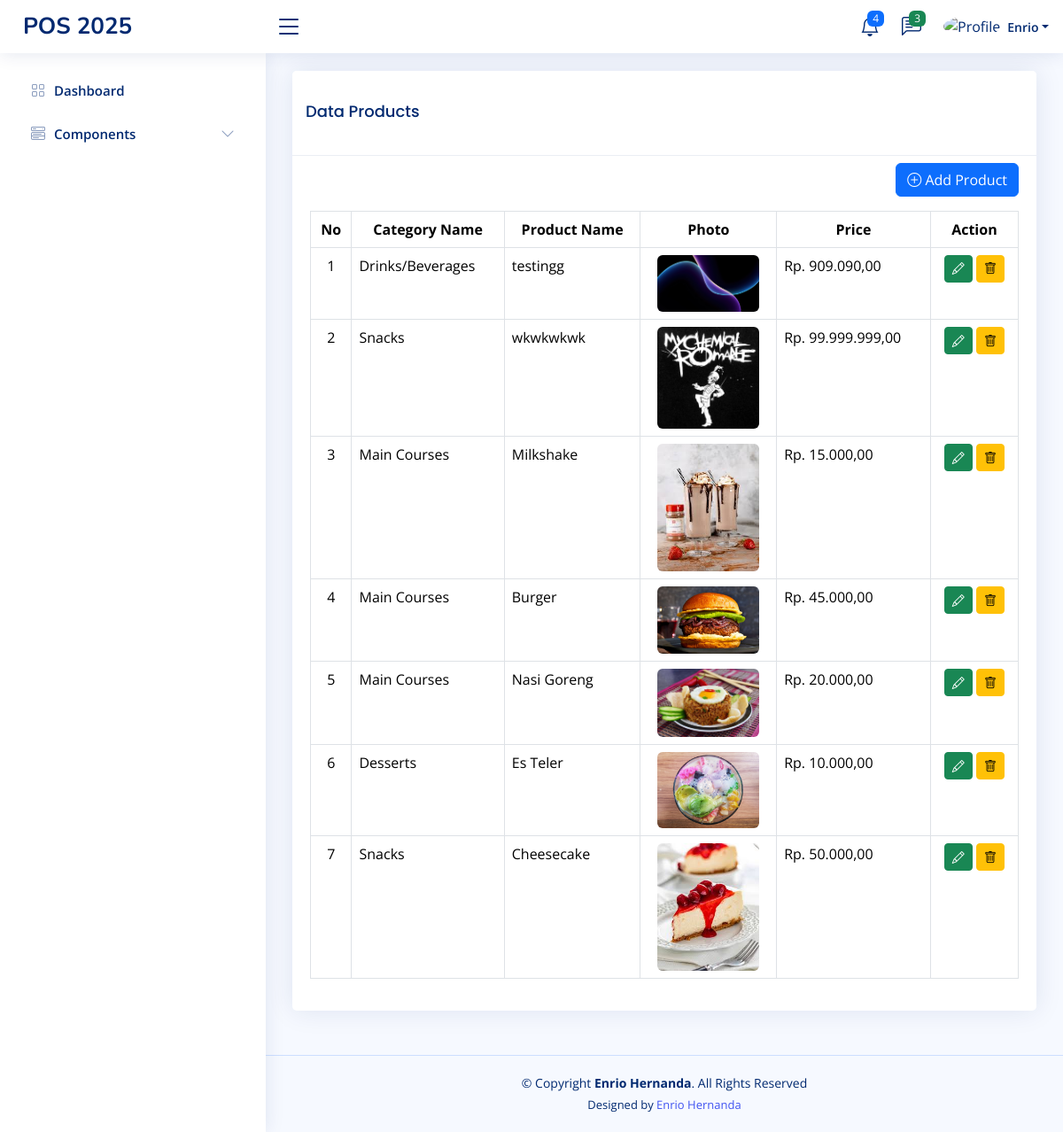
The app's page /home.php?page=product (signed in) with its own data.
### tables this page shows
CREATE TABLE `products` (
  `id` int(11) NOT NULL,
  `category_id` int(11) DEFAULT NULL,
  `product_name` varchar(35) DEFAULT NULL,
  `product_photo` varchar(255) DEFAULT NULL,
  `product_price` decimal(10,2) DEFAULT NULL,
  `product_description` text DEFAULT NULL,
  `is_active` tinyint(1) DEFAULT 0,
  `created_at` timestamp NULL DEFAULT current_timestamp(),
  `updated_at` timestamp NULL DEFAULT current_timestamp()
);

CREATE TABLE `categories` (
  `id` int(11) NOT NULL,
  `category_name` varchar(35) NOT NULL,
  `created_at` timestamp NOT NULL DEFAULT current_timestamp(),
  `updated_at` timestamp NOT NULL DEFAULT current_timestamp()
);

### pages/product.php (the view, shortened to what this page needs)
<?php
$q_products = mysqli_query($koneksi, "SELECT p.*, c.category_name AS c_name FROM products AS p LEFT JOIN categories AS c ON p.category_id = c.id ORDER BY p.id DESC");
$products = mysqli_fetch_all($q_products, MYSQLI_ASSOC);
?>
<body>
    <div class="row">
        <div class="col-sm-12">
            <div class="card">
                <div class="card-header">
                    <h3 class="card-title">Data Products</h3>
                </div>
                <div class="card-body">
                    <div class="d-flex justify-content-end mb-3 mt-2">
                        <a class="btn btn-primary" href="?page=tambah-product"><i class="bi bi-plus-circle"></i> Add
                            Product</a>
                    </div>
                    <table class="table table-bordered">
                        <tr class="text-center">
                            <th>No</th>
                            <th>Category Name</th>
                            <th>Product Name</th>
                            <th>Photo</th>
                            <th>Price</th>
                            <th>Action</th>
                        </tr>
                        <?php foreach ($products as $key => $v) {
                        ?>
                            <tr>
                                <td class="text-center"><?php echo $key + 1 ?></td>
                                <td><?php echo $v['c_name'] ?></td>
                                <td><?php echo $v['product_name'] ?></td>
                                <td class="text-center">
                                    <img class="rounded" src="<?php echo $v['product_photo'] ?>" width="115" alt="">
                                </td>
                                <td>Rp. <?php echo number_format($v['product_price'], 2, ',', '.') ?></td>
                                <td class="text-center">
                                    <a href="?page=tambah-product&edit=<?php echo $v['id'] ?>"
                                        class="btn btn-success btn-sm"><i class="bi bi-pencil"></i></a>
                                    <a href="?page=product&delete=<?php echo $v['id'] ?>"
                                        onclick="return confirm('Are you sure you want to delete this data?')"
                                        class="btn btn-warning btn-sm"><i class="bi bi-trash"></i></a>
                                </td>
                            </tr>
                        <?php
                        }
                        ?>
                    </table>
                </div>
            </div>
        </div>
    </div>
</body>

### home.php (shortened to what this page needs)
<!DOCTYPE html>
<html lang="en">
<head>
    <link href="assets/vendor/bootstrap/css/bootstrap.min.css" rel="stylesheet">
    <link href="assets/vendor/bootstrap-icons/bootstrap-icons.css" rel="stylesheet">
    <link href="assets/vendor/boxicons/css/boxicons.min.css" rel="stylesheet">
    <link href="assets/vendor/quill/quill.snow.css" rel="stylesheet">
    <link href="assets/vendor/quill/quill.bubble.css" rel="stylesheet">
    <link href="assets/vendor/remixicon/remixicon.css" rel="stylesheet">
    <link href="assets/vendor/simple-datatables/style.css" rel="stylesheet">
    <link href="assets/css/style.css" rel="stylesheet">
</head>
<body>
    <?php include 'inc/header.php' ?>
    <?php include 'inc/sidebar.php' ?>
    <main id="main" class="main">
        <?php
        if (isset($_GET['page'])) {
            if (file_exists('pages/' . $_GET['page'] . '.php')) {
                include 'pages/' . $_GET['page'] . '.php';
            } else {
                echo "<h1>Halaman Tidak Ditemukan</h1>";
            }
        } else {
            include 'pages/dashboard.php';
        }
        ?>
    </main>
    <footer id="footer" class="footer">
        <div class="copyright">
            &copy; Copyright <strong><span>Enrio Hernanda</span></strong>. All Rights Reserved
        </div>
        <div class="credits">
            Designed by <a href="https://bootstrapmade.com/">Enrio Hernanda</a>
        </div>
    </footer>
</body>
</html>

### inc/header.php (shortened to what this page needs)
<header id="header" class="header fixed-top d-flex align-items-center">
    <div class="d-flex align-items-center justify-content-between">
        <a href="?page=dashboard" class="logo d-flex align-items-center">
            <span class="d-none d-lg-block">POS 2025</span>
        </a>
        <i class="bi bi-list toggle-sidebar-btn"></i>
    </div>
    <nav class="header-nav ms-auto">
        <ul class="d-flex align-items-center">
            <li class="nav-item dropdown">
                <a class="nav-link nav-icon" href="#" data-bs-toggle="dropdown">
                    <i class="bi bi-bell"></i>
                    <span class="badge bg-primary badge-number">4</span>
                </a>
            </li>
            <li class="nav-item dropdown">
                <a class="nav-link nav-icon" href="#" data-bs-toggle="dropdown">
                    <i class="bi bi-chat-left-text"></i>
                    <span class="badge bg-success badge-number">3</span>
                </a>
            </li>
            <li class="nav-item dropdown pe-3">
                <a class="nav-link nav-profile d-flex align-items-center pe-0" href="#" data-bs-toggle="dropdown">
                    <img src="assets/img/profile-img.jpg" alt="Profile" class="rounded-circle">
                    <span class="d-none d-md-block dropdown-toggle ps-2"><?php echo $_SESSION['NAME'] ?? '' ?></span>
                </a>
            </li>
        </ul>
    </nav>
</header>

### inc/sidebar.php (shortened to what this page needs)
<aside id="sidebar" class="sidebar">
    <ul class="sidebar-nav" id="sidebar-nav">
        <li class="nav-item">
            <a class="nav-link collapsed" href="?page=dashboard">
                <i class="bi bi-grid"></i>
                <span>Dashboard</span>
            </a>
        </li>
        <li class="nav-item">
            <a class="nav-link collapsed" data-bs-target="#components-nav" data-bs-toggle="collapse" href="#">
                <i class="bi bi-menu-button-wide"></i><span>Components</span><i class="bi bi-chevron-down ms-auto"></i>
            </a>
        </li>
    </ul>
</aside>

### assets/css/style.css (style rules this page uses)
:root { scroll-behavior: smooth; }
body { font-family: "Open Sans", sans-serif; background: #f6f9ff; color: #444444; }
a { color: #4154f1; text-decoration: none; }
h1, h2, h3, h4, h5, h6 { font-family: "Nunito", sans-serif; }
#main { margin-top: 60px; padding: 20px 30px; transition: all 0.3s; }
.card { margin-bottom: 30px; border: none; border-radius: 5px; box-shadow: 0px 0 30px rgba(1, 41, 112, 0.1); }
.card-header, .card-footer { border-color: #ebeef4; background-color: #fff; color: #798eb3; padding: 15px; }
.card-title { padding: 20px 0 15px 0; font-size: 18px; font-weight: 500; color: #012970; font-family: "Poppins", sans-serif; }
.card-body { padding: 0 20px 20px 20px; }
.logo { line-height: 1; }
@media (min-width: 1200px) { .logo { width: 280px; } }
.logo span { font-size: 26px; font-weight: 700; color: #012970; font-family: "Nunito", sans-serif; }
.header { transition: all 0.5s; z-index: 997; height: 60px; box-shadow: 0px 2px 20px rgba(1, 41, 112, 0.1); background-color: #fff; padding-left: 20px; }
.header .toggle-sidebar-btn { font-size: 32px; padding-left: 10px; cursor: pointer; color: #012970; }
.header-nav ul { list-style: none; }
.header-nav>ul { margin: 0; padding: 0; }
.header-nav .nav-icon { font-size: 22px; color: #012970; margin-right: 25px; position: relative; }
.header-nav .nav-profile { color: #012970; }
.header-nav .nav-profile img { max-height: 36px; }
.header-nav .nav-profile span { font-size: 14px; font-weight: 600; }
.header-nav .badge-number { position: absolute; inset: -2px -5px auto auto; font-weight: normal; font-size: 12px; padding: 3px 6px; }
.sidebar { position: fixed; top: 60px; left: 0; bottom: 0; width: 300px; z-index: 996; transition: all 0.3s; padding: 20px; overflow-y: auto; scrollbar-width: thin; scrollbar-color: #aab7cf transparent; box-shadow: 0px 0px 20px rgba(1, 41, 112, 0.1); background-color: #fff; }
@media (min-width: 1200px) { #main, #footer { margin-left: 300px; } }
.sidebar-nav { padding: 0; margin: 0; list-style: none; }
.sidebar-nav li { padding: 0; margin: 0; list-style: none; }
.sidebar-nav .nav-item { margin-bottom: 5px; }
.sidebar-nav .nav-link { display: flex; align-items: center; font-size: 15px; font-weight: 600; color: #4154f1; transition: 0.3; background: #f6f9ff; padding: 10px 15px; border-radius: 4px; }
.sidebar-nav .nav-link i { font-size: 16px; margin-right: 10px; color: #4154f1; }
.sidebar-nav .nav-link.collapsed { color: #012970; background: #fff; }
.sidebar-nav .nav-link.collapsed i { color: #899bbd; }
.sidebar-nav .nav-link .bi-chevron-down { margin-right: 0; transition: transform 0.2s ease-in-out; }
.footer { padding: 20px 0; font-size: 14px; transition: all 0.3s; border-top: 1px solid #cddfff; }
.footer .copyright { text-align: center; color: #012970; }
.footer .credits { padding-top: 5px; text-align: center; font-size: 13px; color: #012970; }

### records on screen
products: category.category_name "Drinks/Beverages", product_name "testingg", product_photo (picture), product_price "909.090,00"
products: category.category_name "Snacks", product_name "wkwkwkwk", product_photo (picture), product_price "99.999.999,00"
products: category.category_name "Main Courses", product_name "Milkshake", product_photo (picture), product_price "15.000,00"
products: category.category_name "Main Courses", product_name "Burger", product_photo (picture), product_price "45.000,00"
products: category.category_name "Main Courses", product_name "Nasi Goreng", product_photo (picture), product_price "20.000,00"
products: category.category_name "Desserts", product_name "Es Teler", product_photo (picture), product_price "10.000,00"
products: category.category_name "Snacks", product_name "Cheesecake", product_photo (picture), product_price "50.000,00"

### other values on screen
$_SESSION['NAME'] "Enrio"
